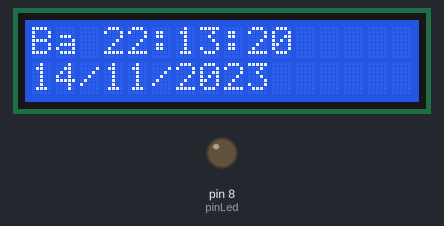
Simulated run of this sketch. Board: Arduino Uno, built with avr-gcc and run on an emulated ATmega328P. Parts: 16×2 character LCD, output pins drawn as LEDs (lit = HIGH). The local clock reads 2024-03-15 10:24:30 at power-on unless the sketch sets it.

Above: at 0.1 s.
At 4.2 s:
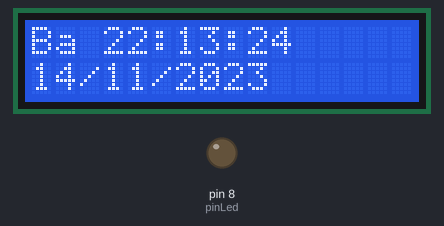
At 9.2 s:
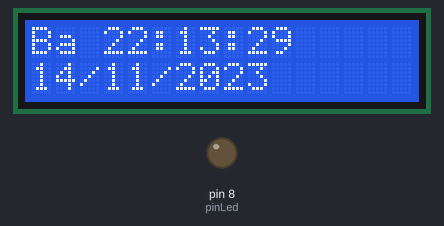
At 19.3 s:
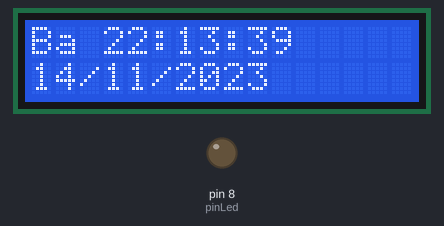
At 28.3 s:
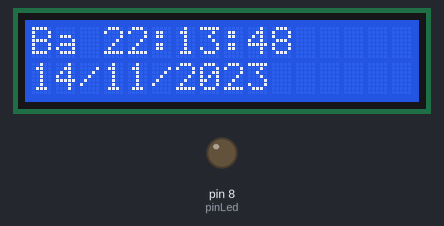
At 38.4 s:
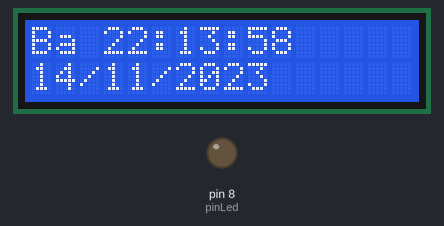

The sketch:

Week6_Thuchanh1_ModuleChucNang_Bai5.ino
```cpp
#include <LiquidCrystal.h>
#include <RTClib.h>

RTC_DS1307 rtc;
char daysOfTheWeek[7][12] = { "ChN", "Hai", "Ba", "Tu", "Nam", "Sau", "Bay" };

const int rs = 12, en = 11, d4 = 5, d5 = 4, d6 = 3, d7 = 2;
LiquidCrystal lcd(rs, en, d4, d5, d6, d7);

#define pinLed 8

void setup() {

  pinMode(pinLed, OUTPUT);

  Serial.begin(9600);

  if (! rtc.begin()) {
    Serial.println("Couldn't find RTC");
    Serial.flush();
    while (1) delay(10);
  }

  if (!rtc.isrunning()) {
    Serial.println("RTC is NOT running, let's set the time!");
  }
  rtc.adjust(DateTime(F(__DATE__), F(__TIME__)));

  lcd.begin(16, 2);
}

void loop() {
  DateTime now = rtc.now();
  lcd.clear();
  lcd.setCursor(0,0);
  lcd.print(daysOfTheWeek[now.dayOfTheWeek()]);
  lcd.print(" ");
  lcd.print(now.hour(), DEC);
  lcd.print(':');
  lcd.print(now.minute(), DEC);
  lcd.print(':');
  lcd.print(now.second(), DEC);
  lcd.setCursor(0,1);
  lcd.print(now.day(), DEC);
  lcd.print('/');
  lcd.print(now.month(), DEC);
  lcd.print('/');
  lcd.print(now.year(), DEC);

  if(now.minute() == 15)
    digitalWrite(pinLed, 1);
  else if(now.minute() > 20)
    digitalWrite(pinLed, 0);
  delay(1000);
}
```

Measured:
- what the display in image 1 shows lasts 1.0 s, from 4.1 s to 5.1 s
